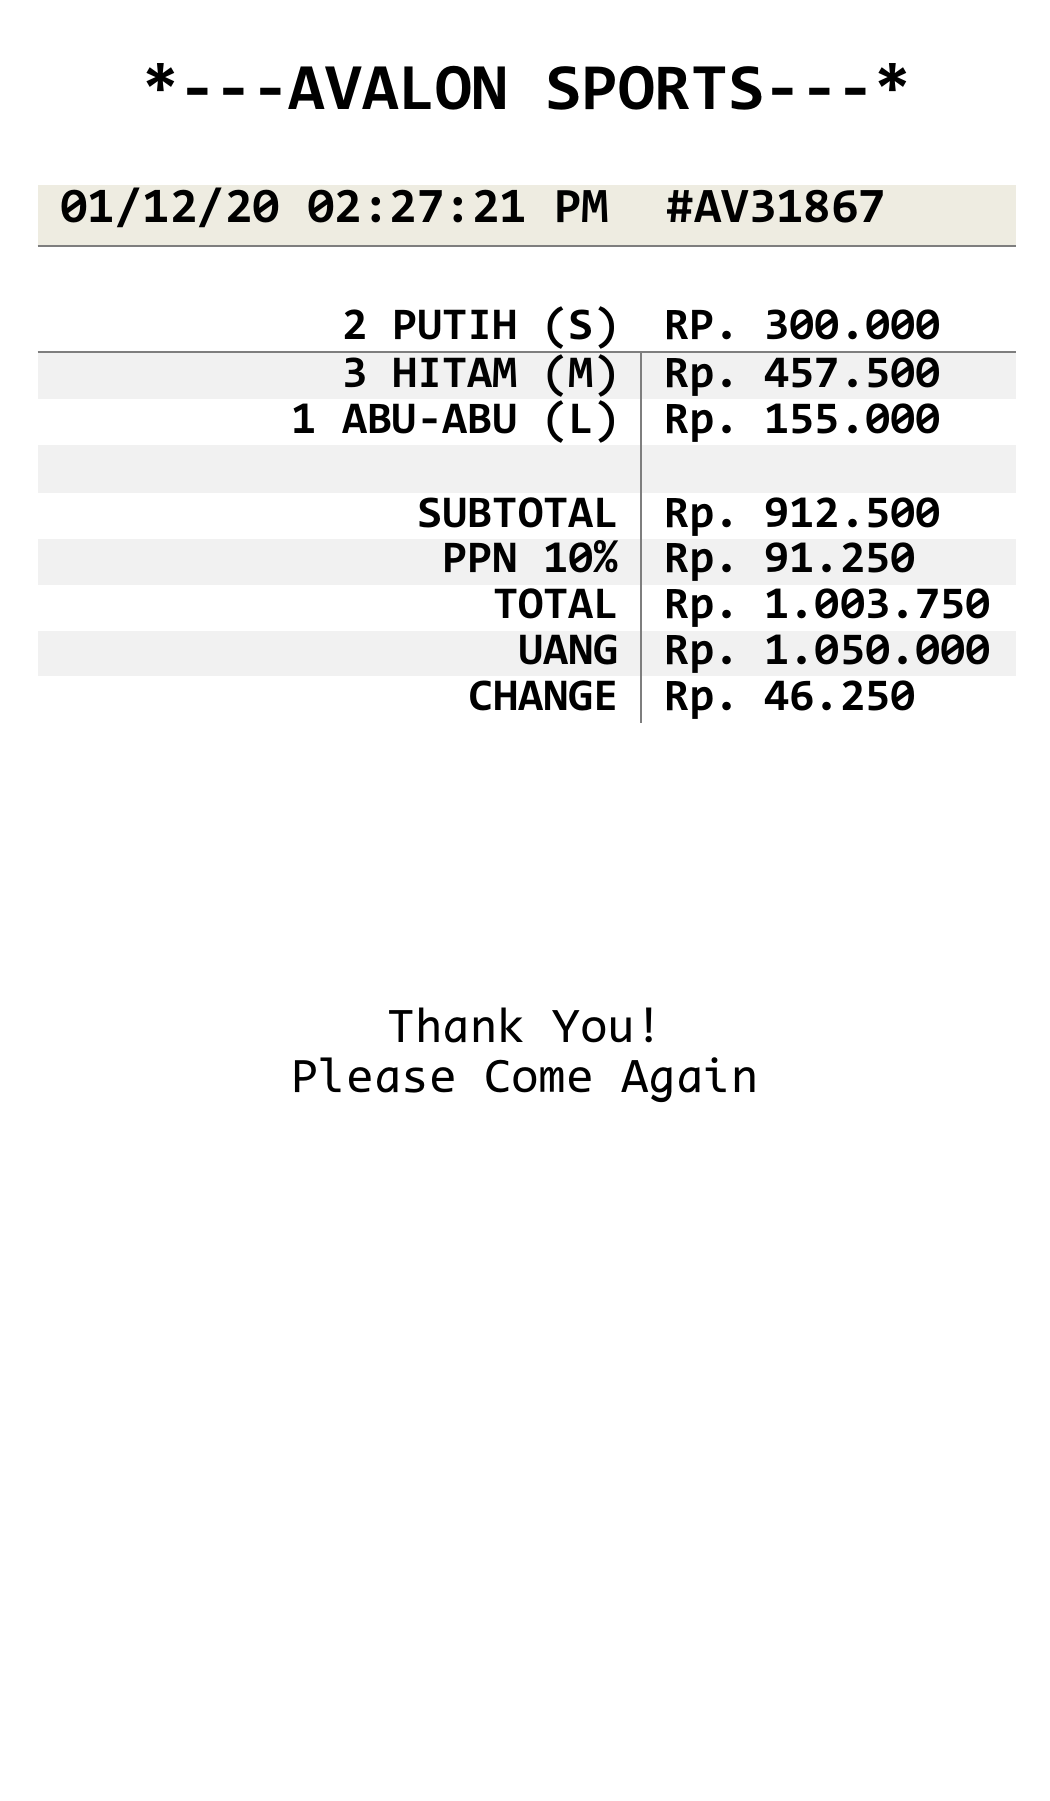

Write Python code to recreate this figure.
import os
import sys
import datetime
import cloudconvert
import locale

from contextlib import contextmanager
from docx import Document
from docx.shared import Pt
from docx.enum.text import WD_ALIGN_PARAGRAPH
from tools import convert

from subprocess import PIPE, Popen, CalledProcessError


WINDOWS = ['CodeNewRoman NF', 10]
LINUX = ['CodeNewRoman Nerd Font Mono', 11]

windows = False
if os.name == 'nt':
    windows = True


def subprocess_run(cmd):
    subproc = Popen(cmd, stdout=PIPE, stderr=PIPE,
                    shell=True, universal_newlines=True)
    talk = subproc.communicate()
    exitCode = subproc.returncode
    if exitCode != 0:
        raise CalledProcessError(exitCode, cmd)
    return talk


def delete_last_lines(n=1):
    CURSOR_UP_ONE = '\x1b[1A'
    ERASE_LINE = '\x1b[2K'
    for _ in range(n):
        sys.stdout.write(CURSOR_UP_ONE)
        sys.stdout.write(ERASE_LINE)
        sys.stdout.flush()


def rupiah_format(angka, with_prefix=True, desimal=0):
    locale.setlocale(locale.LC_NUMERIC, 'id_ID.UTF-8')
    rupiah = locale.format_string("%.*f", (desimal, angka), True)
    if with_prefix:
        return "Rp. {}".format(rupiah)
    return rupiah


@contextmanager
def suppress_stdout():
    """ Didapat dari https://stackoverflow.com/a/60327812 """
    with open(os.devnull, "w") as devnull:
        old_stdout = sys.stdout
        sys.stdout = devnull
        try:
            yield
        finally:
            sys.stdout = old_stdout


def cv() -> None:
    tasks = {
        "tasks": {
            "upload-file": {
                "operation": "import/upload"
            },
            "convert-file-png": {
                "operation": "convert",
                "input": "upload-file",
                "input_format": "pdf",
                "output_format": "png",
                "engine": "poppler",
                "engine_version": "0.71.0",
                "filename": "receipt.png"
            },
            "download-converted-file": {
                "operation": "export/url",
                "input": "convert-file-png"
            }
        }
    }

    # convert ke PDF
    if windows is True:
        convert('temp.docx')
    else:
        cmd = 'unoconv -f pdf temp.docx'
        talk = subprocess_run(cmd)

    # Initialized API_KEY
    cloudconvert.configure(api_key=API_KEY)

    # Buat job pada server
    job = cloudconvert.Job.create(payload=tasks)

    # Upload file ke server
    upload_task_id = job['tasks'][0]['id']
    upload_task = cloudconvert.Task.find(id=upload_task_id)
    res = cloudconvert.Task.upload(file_name='temp.pdf', task=upload_task)

    # mulai convert pada server
    convert_task_id = job['tasks'][1]['id']
    res = cloudconvert.Task.wait(id=convert_task_id)  # pdf to png

    # download converted file di server ke local
    download_task_id = job['tasks'][2]['id']
    res = cloudconvert.Task.wait(id=download_task_id)
    files = res.get("result").get("files")[0]

    if os.path.exists(files['filename']):
        os.remove(files['filename'])

    with suppress_stdout():
        res = cloudconvert.download(
            filename=files['filename'], url=files['url'])

    os.remove('temp.docx')
    os.remove('temp.pdf')

    return files['filename']


def parse_data(d: datetime.datetime, no: list) -> None:
    order = f"#AV{no[0]}{no[1]}{no[2]}"
    cells_text = [
        f"{d:%d}/{d:%m}/{d:%y} {d:%I}:{d:%M}:{d:%S} {d:%p}",
        f"{order}"
    ]
    if windows is True:
        document = Document('receipt_windows.docx')
    else:
        document = Document('receipt_linux.docx')
    table = document.tables[1].rows[0]

    for index, cell in enumerate(table.cells):
        paragraphs = cell.paragraphs
        for paragraph in paragraphs:
            run = paragraph.add_run()
            font = run.font
            if windows is True:
                font.name = WINDOWS[0]
                font.size = Pt(WINDOWS[1] + 1)
            else:
                font.name = LINUX[0]
                font.size = Pt(LINUX[1] + 1)
            font.bold = True
            run.text = cells_text[index]
    return document.save('temp.docx')


def parse_order(list_belanja: list, total_bayar: list, data: list) -> None:
    TEXT = ["SUBTOTAL", "PPN 10%", "TOTAL", "UANG", "CHANGE"]

    document = Document('temp.docx')
    table = document.tables[2]

    total = len(list_belanja) + 5
    for row in range(total):
        table.add_row()
    rows = table.rows

    # Tulis belanjaan pada struk belanja
    for index, belanja in enumerate(list_belanja):
        for i, cell in enumerate(rows[index].cells):
            paragraphs = cell.paragraphs
            for paragraph in paragraphs:
                run = paragraph.add_run()
                font = run.font
                if windows is True:
                    font.name = WINDOWS[0]
                    font.size = Pt(WINDOWS[1])
                else:
                    font.name = LINUX[0]
                    font.size = Pt(LINUX[1])
                font.bold = True
                if i == 0:
                    paragraph.paragraph_format.alignment = WD_ALIGN_PARAGRAPH.RIGHT
                    run.text = list_belanja[index]
                elif i == 1:
                    run.text = rupiah_format(total_bayar[index])

    # Tulis SUBTOTAL, PPN, TOTAL, UANG, CHANGE/KEMBALIAN
    i = len(list_belanja) + 1
    j = i
    while i <= total:
        for index, cell in enumerate(rows[i].cells):
            paragraphs = cell.paragraphs
            for paragraph in paragraphs:
                run = paragraph.add_run()
                font = run.font
                if windows is True:
                    font.name = WINDOWS[0]
                    font.size = Pt(WINDOWS[1])
                else:
                    font.name = LINUX[0]
                    font.size = Pt(LINUX[1])
                font.bold = True
                if index == 0:
                    paragraph.paragraph_format.alignment = WD_ALIGN_PARAGRAPH.RIGHT
                    run.text = TEXT[i - j]
                elif index == 1:
                    run.text = rupiah_format(data[i - j])
        i += 1

    return document.save('temp.docx')
